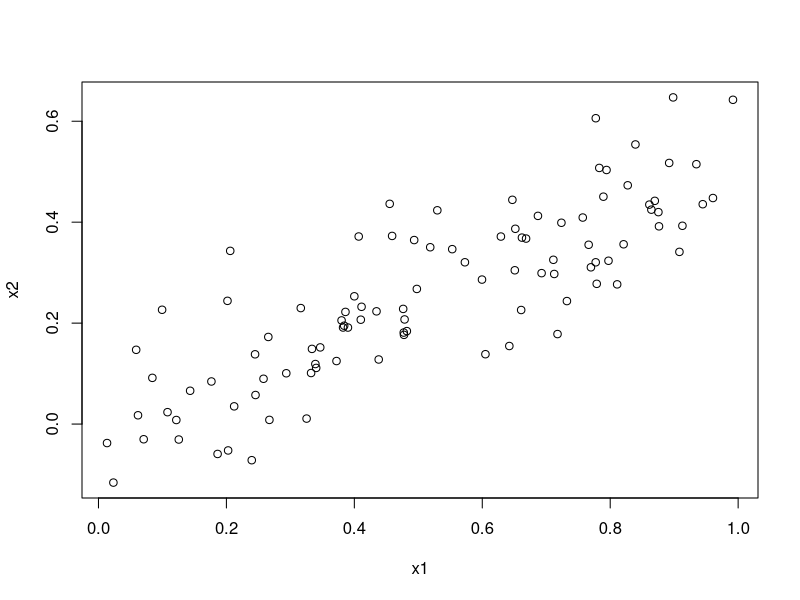
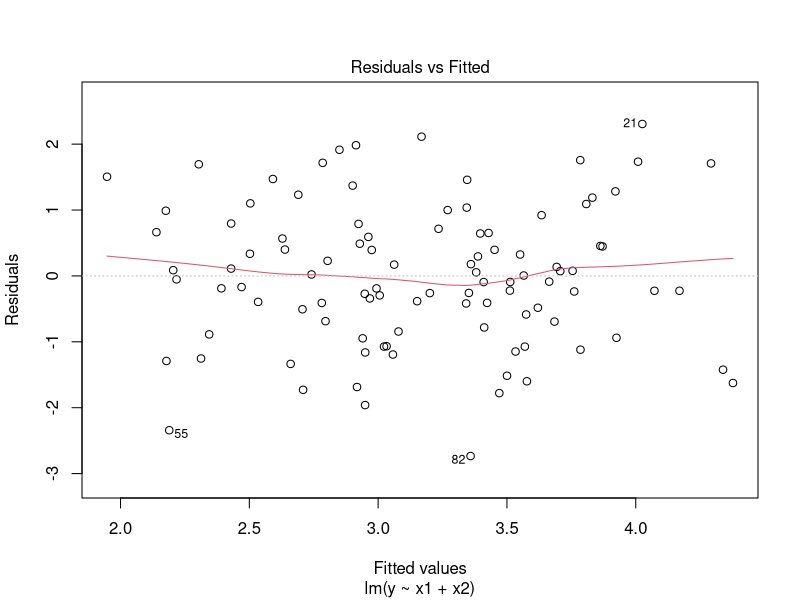
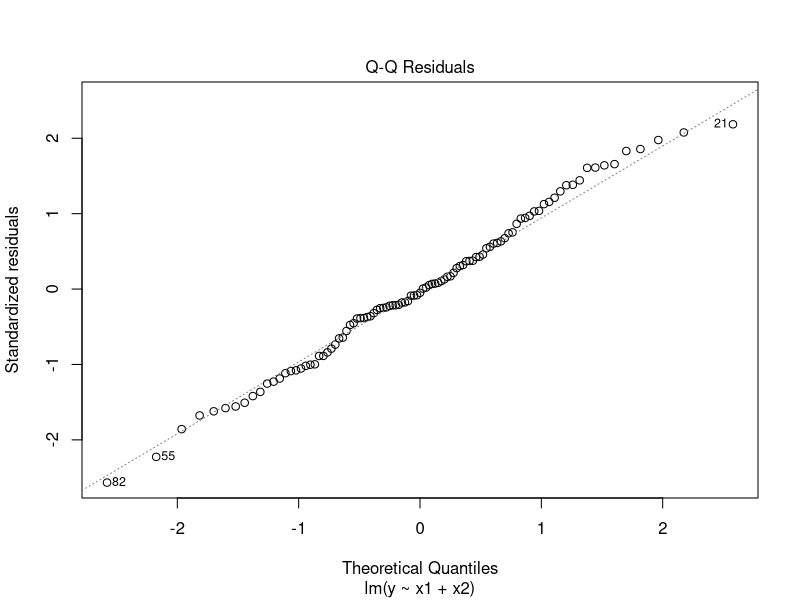
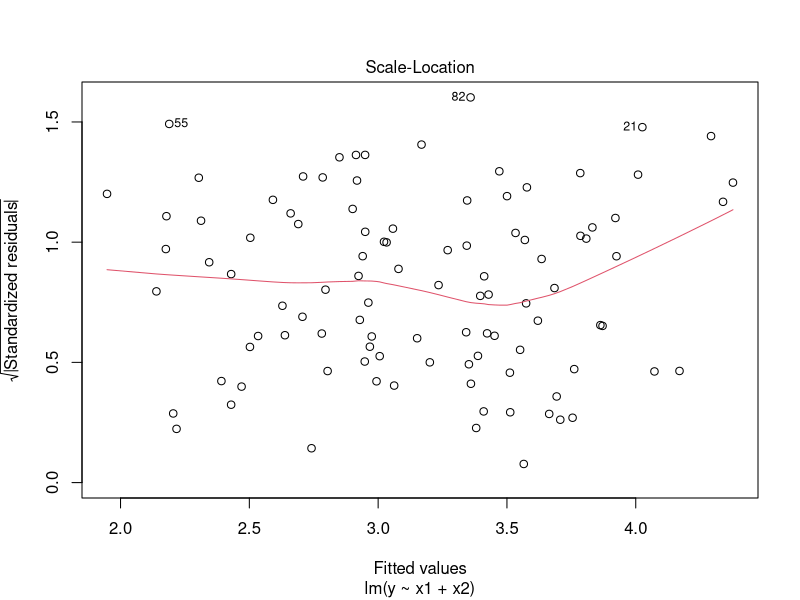
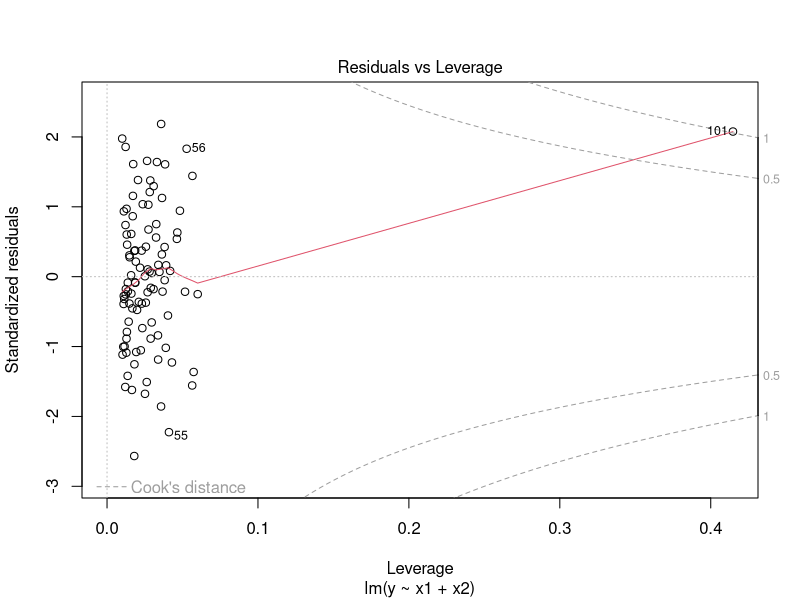
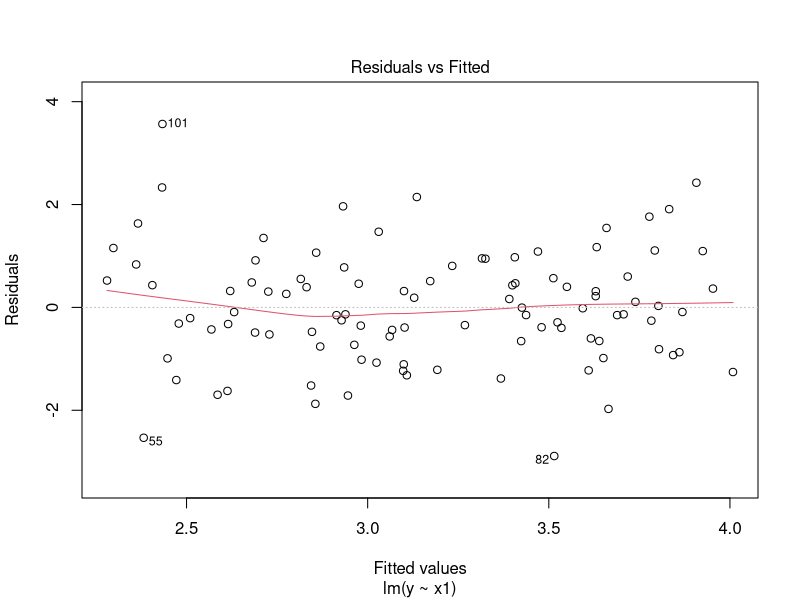
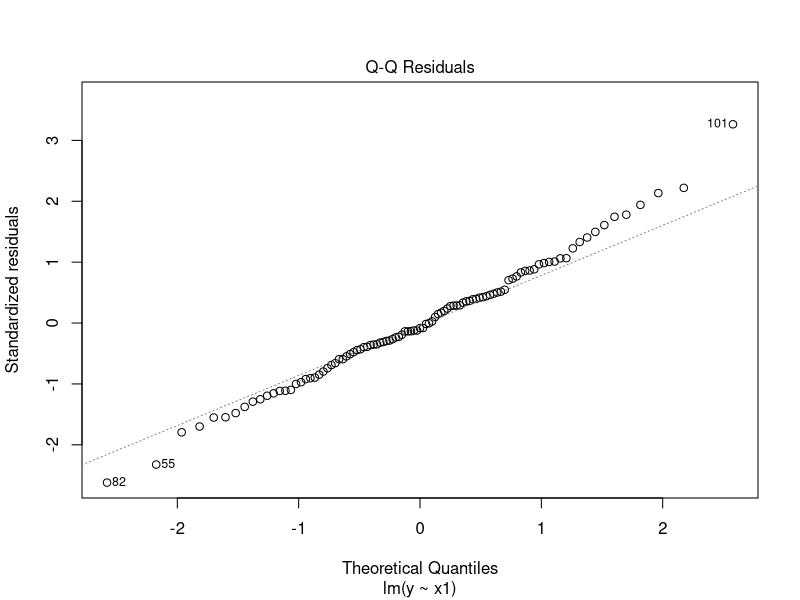
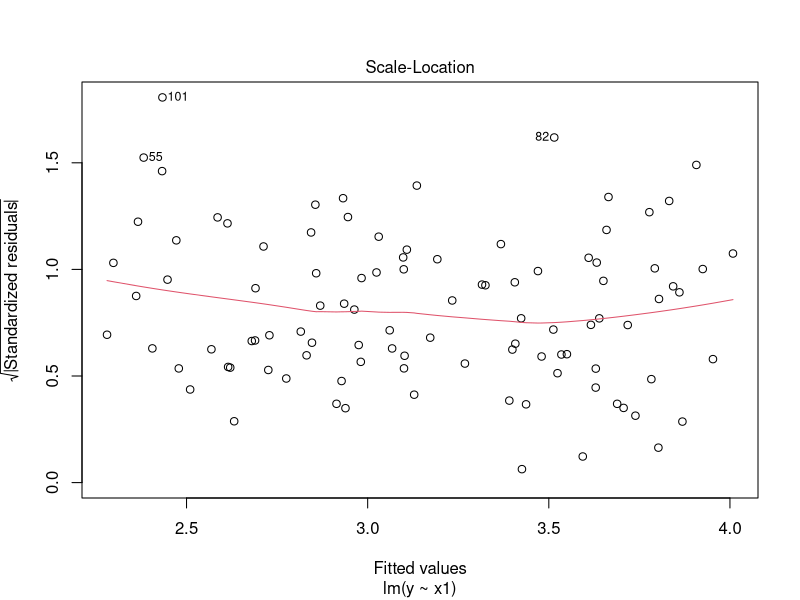

Source code (R) for these figures, in order:
# Clearing my work space
rm(list = ls())

# Setting the required seed for reproducibility
set.seed(1)

# Synthesizing the data
x1 = runif(100)
x2 = 0.5*x1 + rnorm(100)/10
y = 2 + 2*x1 + 0.3*x2 + rnorm(100)

# creating a linear model
reg1 = lm(y~x1+x2)
summary(reg1)
# Call:
#   lm(formula = y ~ x1 + x2)
# 
# Residuals:
#   Min      1Q  Median      3Q     Max 
# -2.8311 -0.7273 -0.0537  0.6338  2.3359 
# 
# Coefficients:
#   Estimate Std. Error t value Pr(>|t|)    
# (Intercept)   2.1305     0.2319   9.188 7.61e-15 ***
#   x1            1.4396     0.7212   1.996   0.0487 *  
#   x2            1.0097     1.1337   0.891   0.3754    
# ---
#   Signif. codes:  0 '***' 0.001 '**' 0.01 '*' 0.05 '.' 0.1 ' ' 1
# 
# Residual standard error: 1.056 on 97 degrees of freedom
# Multiple R-squared:  0.2088,	Adjusted R-squared:  0.1925 
# F-statistic:  12.8 on 2 and 97 DF,  p-value: 1.164e-05

# The regression coefficients are 1.4 and 1 as opposed to
# 2 and 0.3 mentioned in the above equations to synthesize the data
# x1 and x2 are not quite that significant, comparitively
# x1 is slighlty significant compared to x2, but 
# we can reject the estimate of x1 since its p value 
# is close to 0.05, the adjusted R2 is quite poor for this model
# the null hypothesis cannot be rejected

cor(x1,x2)
# 0.8351212 --> High correlation

# Scatter plot
plot(x1,x2)

# Regression using x1 alone
reg2 = lm(y~x1)
summary(reg2)

# Call:
#   lm(formula = y ~ x1)
# 
# Residuals:
#   Min       1Q   Median       3Q      Max 
# -2.89495 -0.66874 -0.07785  0.59221  2.45560 
# 
# Coefficients:
#   Estimate Std. Error t value Pr(>|t|)    
# (Intercept)   2.1124     0.2307   9.155 8.27e-15 ***
#   x1            1.9759     0.3963   4.986 2.66e-06 ***
#   ---
#   Signif. codes:  0 '***' 0.001 '**' 0.01 '*' 0.05 '.' 0.1 ' ' 1
# 
# Residual standard error: 1.055 on 98 degrees of freedom
# Multiple R-squared:  0.2024,	Adjusted R-squared:  0.1942 
# F-statistic: 24.86 on 1 and 98 DF,  p-value: 2.661e-06

# The null hypothesis can be rejected here

# Regression using x2 alone
reg3 = lm(y~x2)
summary(reg3)

# Call:
#   lm(formula = y ~ x2)
# 
# Residuals:
#   Min       1Q   Median       3Q      Max 
# -2.62687 -0.75156 -0.03598  0.72383  2.44890 
# 
# Coefficients:
#   Estimate Std. Error t value Pr(>|t|)    
# (Intercept)   2.3899     0.1949   12.26  < 2e-16 ***
#   x2            2.8996     0.6330    4.58 1.37e-05 ***
#   ---
#   Signif. codes:  0 '***' 0.001 '**' 0.01 '*' 0.05 '.' 0.1 ' ' 1
# 
# Residual standard error: 1.072 on 98 degrees of freedom
# Multiple R-squared:  0.1763,	Adjusted R-squared:  0.1679 
# F-statistic: 20.98 on 1 and 98 DF,  p-value: 1.366e-05

# The null hypothesis can be rejected here as well


x1 = c(x1, 0.1)
x2 = c(x2, 0.8)
y = c(y, 6)

#Leverage point here
reg4 = lm(y~x1+x2)
summary(reg4)
plot(reg4)

# Outlier here
reg5 = lm(y~x1)
summary(reg5)
plot(reg5)

#Leverage point here
reg6 = lm(y~x2)
summary(reg6)
plot(reg6)